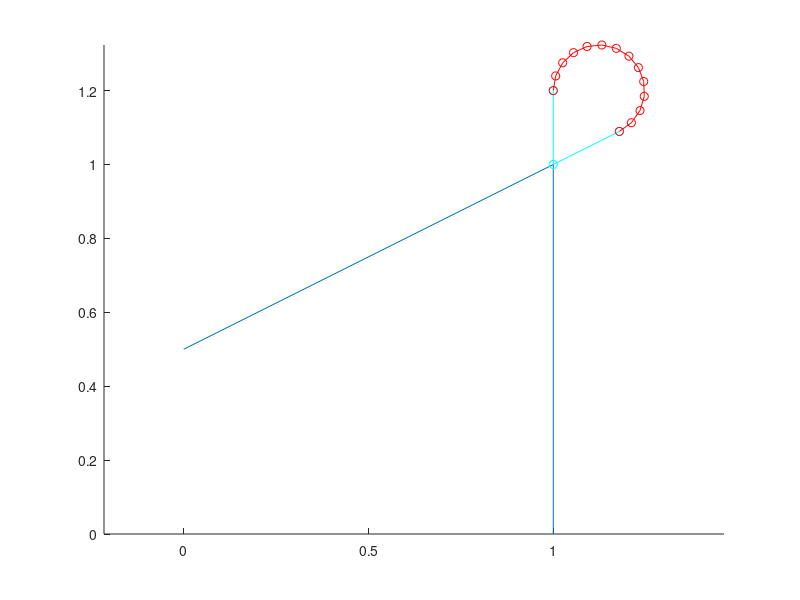

Reproduce this figure in MATLAB.
clf;
p1 = [1, 0]
p2 = [1, 1]
p3 = [0, 0.5]

rotation_p90 = [cos(pi/2)  -sin(pi/2) ; sin(pi/2)  cos(pi/2)]
rotation_m90 = [cos(-pi/2)  -sin(-pi/2) ; sin(-pi/2)  cos(-pi/2)]

v1 = p2 - p1;
v2 = p2 - p3;

radius = 0.2;

v1n = v1 / norm(v1);
v2n = v2 / norm(v2);

angle = acos(dot(v1n, v2n))

deg_angle = angle / pi * 180

l_down = tan(angle / 2) * radius;

interpolate_angle = 0.1 * pi;

v1_m = p2 + (v1n*radius) + (v1n*l_down*rotation_p90);

counter_angle = pi + angle;

rotate_rad = (p2 + v1n * radius) - v1_m;

len_interpol = floor(counter_angle / interpolate_angle)

interpol = zeros(len_interpol, 2);
j = 1;
for i = 0:counter_angle / len_interpol:counter_angle
    rot = [cos(-i)  -sin(-i) ; sin(-i)  cos(-i)];
    interpol(j, :) = rot * rotate_rad';
    j = j + 1;
end

interpol = interpol + repmat(v1_m, len_interpol + 1, 1);

hold on
axis equal
plot([p1(1), p2(1), p3(1)]', [p1(2), p2(2), p3(2)]')

pv = [p2 + (v1n*radius); p2; p2 + (v2n*radius)];

plot(pv(:,1), pv(:,2), '-oc');
plot(interpol(:,1), interpol(:,2), '-or');